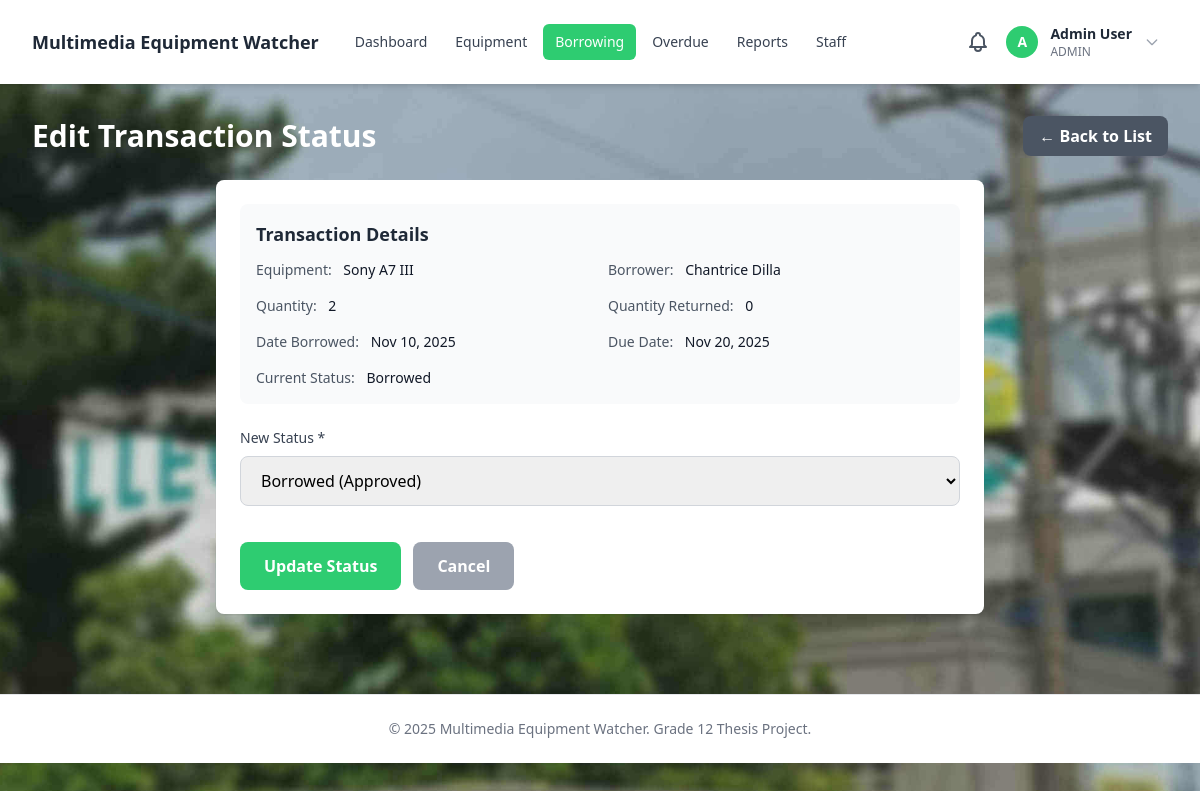
/borrowing/edit-status.php?id=1 (signed in), run on the app's committed database.
### tables this page shows
CREATE TABLE borrowing_transactions (
    id INT AUTO_INCREMENT PRIMARY KEY,
    equipment_id INT NOT NULL,
    user_id INT NOT NULL,
    quantity INT NOT NULL DEFAULT 1,
    quantity_returned INT NOT NULL DEFAULT 0,
    date_borrowed DATE NOT NULL,
    due_date DATE NOT NULL,
    date_returned DATE NULL,
    status ENUM('pending', 'borrowed', 'returned', 'partially_returned', 'lost', 'rejected', 'cancelled') NOT NULL DEFAULT 'pending',
    remarks TEXT NULL,
    created_at TIMESTAMP DEFAULT CURRENT_TIMESTAMP,
    FOREIGN KEY (equipment_id) REFERENCES equipment(id) ON DELETE CASCADE,
    FOREIGN KEY (user_id) REFERENCES users(id) ON DELETE CASCADE
);

CREATE TABLE equipment (
    id INT AUTO_INCREMENT PRIMARY KEY,
    name VARCHAR(100) NOT NULL,
    description TEXT,
    category VARCHAR(50),
    total_quantity INT NOT NULL DEFAULT 1,
    available_quantity INT NOT NULL DEFAULT 1,
    status ENUM('available', 'borrowed', 'damaged', 'lost') NOT NULL DEFAULT 'available',
    created_at TIMESTAMP DEFAULT CURRENT_TIMESTAMP
);

CREATE TABLE users (
    id INT AUTO_INCREMENT PRIMARY KEY,
    name VARCHAR(100) NOT NULL,
    email VARCHAR(100) NOT NULL UNIQUE,
    password VARCHAR(255) NOT NULL,
    role ENUM('admin', 'user') NOT NULL DEFAULT 'user',
    is_active TINYINT(1) NOT NULL DEFAULT 0,
    created_at TIMESTAMP DEFAULT CURRENT_TIMESTAMP
);

### borrowing/edit-status.php (the view, shortened to what this page needs)
<?php
require_once '../includes/header.php';
$pdo = getDBConnection();
$id = $_GET['id'] ?? 0;
try {
    $stmt = $pdo->prepare("
        SELECT bt.*, e.name as equipment_name, u.name as borrower_name, u.email as borrower_email
        FROM borrowing_transactions bt
        JOIN equipment e ON bt.equipment_id = e.id
        JOIN users u ON bt.user_id = u.id
        WHERE bt.id = ?
    ");
    $stmt->execute([$id]);
    $transaction = $stmt->fetch();
} catch (Exception $e) {
    header('Location: list.php');
    exit;
}
?>
<div class="flex justify-between items-center mb-6">
    <h2 class="text-3xl font-bold text-white">Edit Transaction Status</h2>
    <a href="list.php" class="px-4 py-2 bg-gray-600 hover:bg-gray-700 text-white font-semibold rounded-lg transition">← Back to List</a>
</div>
<div class="max-w-3xl mx-auto bg-white rounded-lg shadow-sm p-6">
    <div class="mb-6 p-4 bg-gray-50 rounded-lg">
        <h3 class="text-lg font-semibold text-gray-800 mb-3">Transaction Details</h3>
        <div class="grid grid-cols-1 md:grid-cols-2 gap-4 text-sm">
            <div>
                <span class="text-gray-600">Equipment:</span>
                <span class="font-medium text-gray-900 ml-2"><?php echo htmlspecialchars($transaction['equipment_name']); ?></span>
            </div>
            <div>
                <span class="text-gray-600">Borrower:</span>
                <span class="font-medium text-gray-900 ml-2"><?php echo htmlspecialchars($transaction['borrower_name']); ?></span>
            </div>
            <div>
                <span class="text-gray-600">Quantity:</span>
                <span class="font-medium text-gray-900 ml-2"><?php echo $transaction['quantity']; ?></span>
            </div>
            <div>
                <span class="text-gray-600">Quantity Returned:</span>
                <span class="font-medium text-gray-900 ml-2"><?php echo $transaction['quantity_returned'] ?? 0; ?></span>
            </div>
            <div>
                <span class="text-gray-600">Date Borrowed:</span>
                <span class="font-medium text-gray-900 ml-2"><?php echo date('M d, Y', strtotime($transaction['date_borrowed'])); ?></span>
            </div>
            <div>
                <span class="text-gray-600">Due Date:</span>
                <span class="font-medium text-gray-900 ml-2"><?php echo date('M d, Y', strtotime($transaction['due_date'])); ?></span>
            </div>
            <div>
                <span class="text-gray-600">Current Status:</span>
                <span class="font-medium text-gray-900 ml-2"><?php echo ucfirst(str_replace('_', ' ', $transaction['status'])); ?></span>
            </div>
        </div>
    </div>
    <form method="POST" action="" class="space-y-5">
        <div>
            <label for="status" class="block text-sm font-medium text-gray-700 mb-2">New Status *</label>
            <select id="status" name="status" required class="w-full px-4 py-3 border border-gray-300 rounded-lg focus:ring-2 focus:ring-primary focus:border-transparent" onchange="toggleFields()">
                <option value="borrowed" <?php echo $transaction['status'] === 'borrowed' ? 'selected' : ''; ?>>Borrowed (Approved)</option>
            </select>
        </div>
        <div class="flex gap-3 pt-4">
            <button type="submit" class="px-6 py-3 bg-primary hover:bg-primary-dark text-white font-semibold rounded-lg transition">Update Status</button>
            <a href="list.php" class="px-6 py-3 bg-gray-400 hover:bg-gray-500 text-white font-semibold rounded-lg transition">Cancel</a>
        </div>
    </form>
</div>
<?php require_once '../includes/footer.php'; ?>

### assets/css/background.css (style rules this page uses)
.bg-enhanced { background-image: url('/images/background.jpg'); background-size: cover; background-position: center; background-attachment: fixed; position: relative; }

### data on the page
borrowing_transactions: equipment.name "Sony A7 III", user.name "Chantrice Dilla", quantity "2", quantity_returned "0", date_borrowed "Nov 10, 2025", due_date "Nov 20, 2025", status "Borrowed", status "Borrowed (Approved)"

### other printed values
substr($currentUser['name'], 0, 1) "A"
$currentUser['name'] "Admin User"
$currentUser['role'] "ADMIN"
